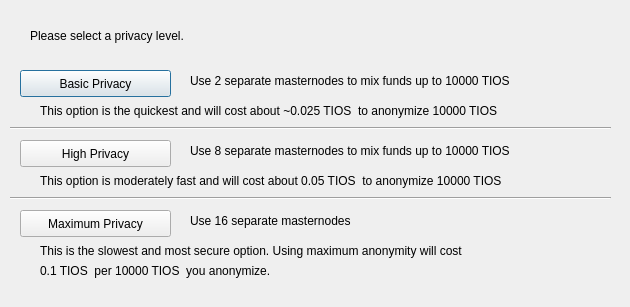
<?xml version="1.0" encoding="UTF-8"?>
<ui version="4.0">
 <class>ObfuscationConfig</class>
 <widget class="QDialog" name="ObfuscationConfig">
  <property name="geometry">
   <rect>
    <x>0</x>
    <y>0</y>
    <width>630</width>
    <height>307</height>
   </rect>
  </property>
  <property name="windowTitle">
   <string>Configure Obfuscation</string>
  </property>
  <widget class="QPushButton" name="buttonBasic">
   <property name="geometry">
    <rect>
     <x>20</x>
     <y>70</y>
     <width>151</width>
     <height>27</height>
    </rect>
   </property>
   <property name="text">
    <string>Basic Privacy</string>
   </property>
  </widget>
  <widget class="QPushButton" name="buttonHigh">
   <property name="geometry">
    <rect>
     <x>20</x>
     <y>140</y>
     <width>151</width>
     <height>27</height>
    </rect>
   </property>
   <property name="text">
    <string>High Privacy</string>
   </property>
  </widget>
  <widget class="QPushButton" name="buttonMax">
   <property name="geometry">
    <rect>
     <x>20</x>
     <y>210</y>
     <width>151</width>
     <height>27</height>
    </rect>
   </property>
   <property name="text">
    <string>Maximum Privacy</string>
   </property>
  </widget>
  <widget class="QLabel" name="label">
   <property name="geometry">
    <rect>
     <x>30</x>
     <y>20</y>
     <width>571</width>
     <height>31</height>
    </rect>
   </property>
   <property name="text">
    <string>Please select a privacy level.</string>
   </property>
  </widget>
  <widget class="QLabel" name="label_2">
   <property name="geometry">
    <rect>
     <x>190</x>
     <y>70</y>
     <width>421</width>
     <height>21</height>
    </rect>
   </property>
   <property name="text">
    <string>Use 2 separate masternodes to mix funds up to 10000 TIOS </string>
   </property>
  </widget>
  <widget class="QLabel" name="label_3">
   <property name="geometry">
    <rect>
     <x>190</x>
     <y>140</y>
     <width>411</width>
     <height>21</height>
    </rect>
   </property>
   <property name="text">
    <string>Use 8 separate masternodes to mix funds up to 10000 TIOS </string>
   </property>
  </widget>
  <widget class="QLabel" name="label_4">
   <property name="geometry">
    <rect>
     <x>190</x>
     <y>210</y>
     <width>421</width>
     <height>21</height>
    </rect>
   </property>
   <property name="text">
    <string>Use 16 separate masternodes</string>
   </property>
  </widget>
  <widget class="QLabel" name="label_6">
   <property name="geometry">
    <rect>
     <x>40</x>
     <y>100</y>
     <width>561</width>
     <height>21</height>
    </rect>
   </property>
   <property name="text">
    <string>This option is the quickest and will cost about ~0.025 TIOS  to anonymize 10000 TIOS </string>
   </property>
  </widget>
  <widget class="QLabel" name="label_7">
   <property name="geometry">
    <rect>
     <x>40</x>
     <y>170</y>
     <width>561</width>
     <height>21</height>
    </rect>
   </property>
   <property name="text">
    <string>This option is moderately fast and will cost about 0.05 TIOS  to anonymize 10000 TIOS </string>
   </property>
  </widget>
  <widget class="QLabel" name="label_8">
   <property name="geometry">
    <rect>
     <x>40</x>
     <y>240</y>
     <width>561</width>
     <height>21</height>
    </rect>
   </property>
   <property name="text">
    <string>This is the slowest and most secure option. Using maximum anonymity will cost</string>
   </property>
  </widget>
  <widget class="QLabel" name="label_9">
   <property name="geometry">
    <rect>
     <x>40</x>
     <y>260</y>
     <width>561</width>
     <height>21</height>
    </rect>
   </property>
   <property name="text">
    <string>0.1 TIOS  per 10000 TIOS  you anonymize.</string>
   </property>
  </widget>
  <widget class="Line" name="line">
   <property name="geometry">
    <rect>
     <x>10</x>
     <y>120</y>
     <width>601</width>
     <height>16</height>
    </rect>
   </property>
   <property name="orientation">
    <enum>Qt::Horizontal</enum>
   </property>
  </widget>
  <widget class="Line" name="line_2">
   <property name="geometry">
    <rect>
     <x>10</x>
     <y>190</y>
     <width>601</width>
     <height>16</height>
    </rect>
   </property>
   <property name="orientation">
    <enum>Qt::Horizontal</enum>
   </property>
  </widget>
 </widget>
 <resources/>
 <connections/>
</ui>
